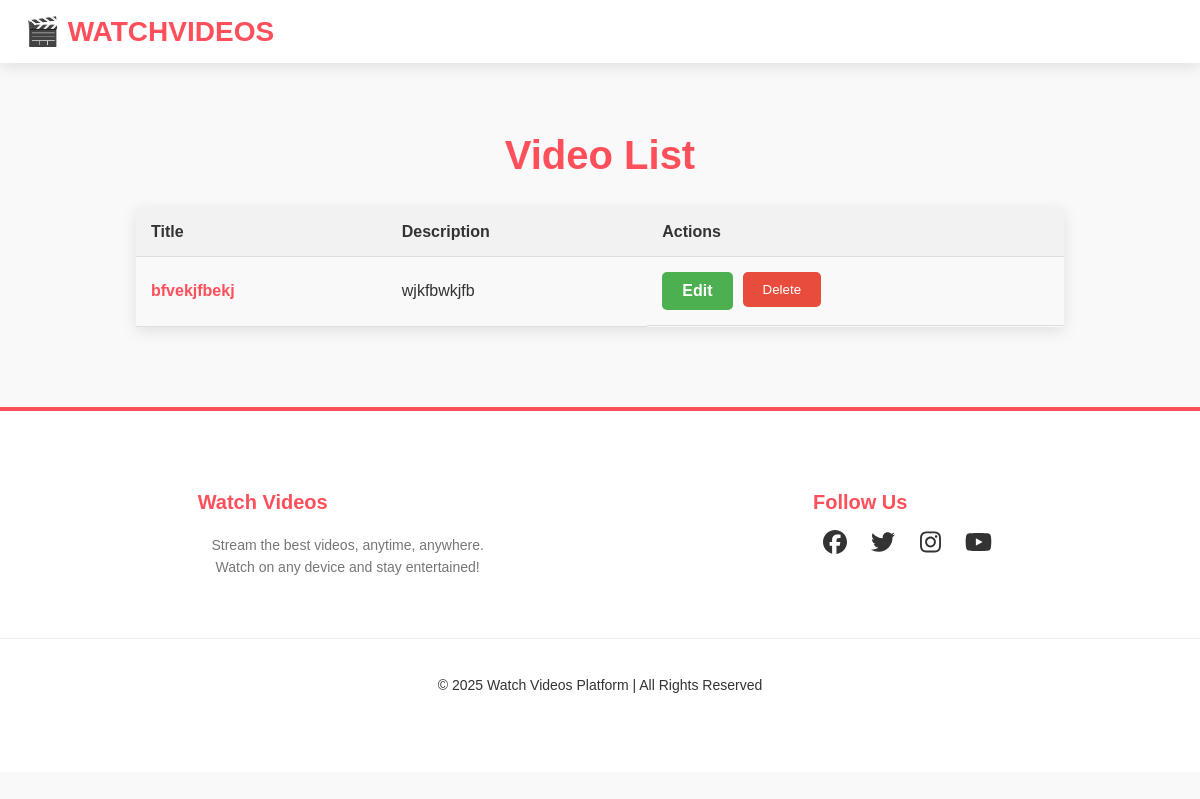
Page /videos/ on the earlier database version.
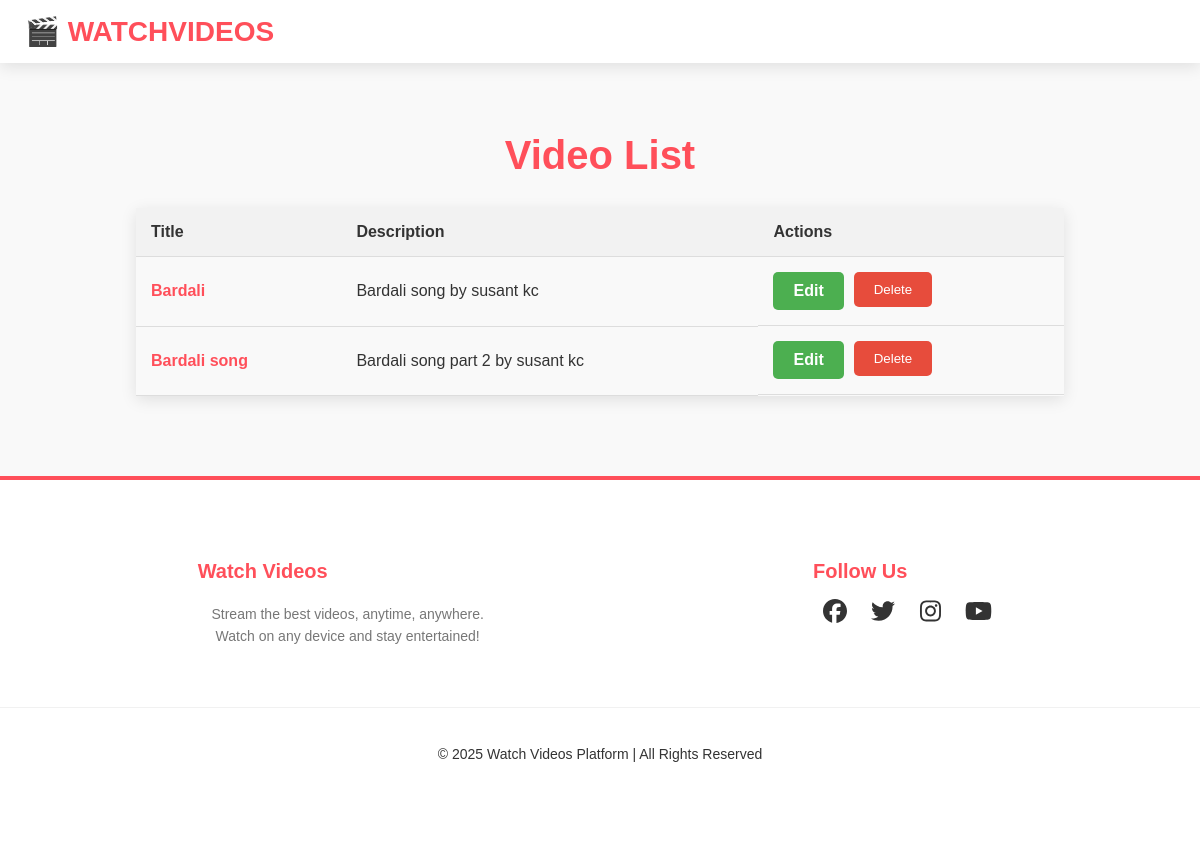
Same page on the later database version.
### video/models.py (models this page shows, shortened)
class Video(models.Model):
    title = models.CharField(max_length=255)
    description = models.TextField()
    video_file = models.FileField(upload_to='videos/')
    created_at = models.DateTimeField(auto_now_add=True)
    updated_at = models.DateTimeField(auto_now=True)
    thumbnail = models.ImageField(upload_to='thumbnails/', null=True, blank=True)  # Thumbnail

### video/views.py (the view)
# urls.py: path('videos/', views.video_list, name='video_list'),
def video_list(request):
    videos = Video.objects.all()
    return render(request, 'video/video_list.html', {'videos': videos})

### video/templates/video/video_list.html (shortened to what this page needs)
{% include "navbar.html" %}
<!DOCTYPE html>
<html lang="en">
<head>
</head>
<body>
<div class="container">
    <h1>Video List</h1>
    <table>
        <thead>
            <tr>
                <th>Title</th>
                <th>Description</th>
                <th>Actions</th>
            </tr>
        </thead>
        <tbody>
            {% for video in videos %}
            <tr>
                <td>
                    <a href="{% url 'video_detail' video.id %}">{{ video.title }}</a>
                </td>
                <td>{{ video.description }}</td>
                <td class="actions">
                    <a href="{% url 'edit_video' video.id %}" class="button">Edit</a>
                    <form action="{% url 'delete_video' video.id %}" method="POST">
                        <button type="submit" class="button delete-btn">Delete</button>
                    </form>
                </td>
            </tr>
            {% endfor %}
        </tbody>
    </table>
</div>
</body>
</html>
{% include "footer.html" %}

Differences in the rows shown:
removed Video: title "bfvekjfbekj", description "wjkfbwkjfb"
added Video: title "Bardali", description "Bardali song by susant kc"
added Video: title "Bardali song", description "Bardali song part 2 by susant kc"
